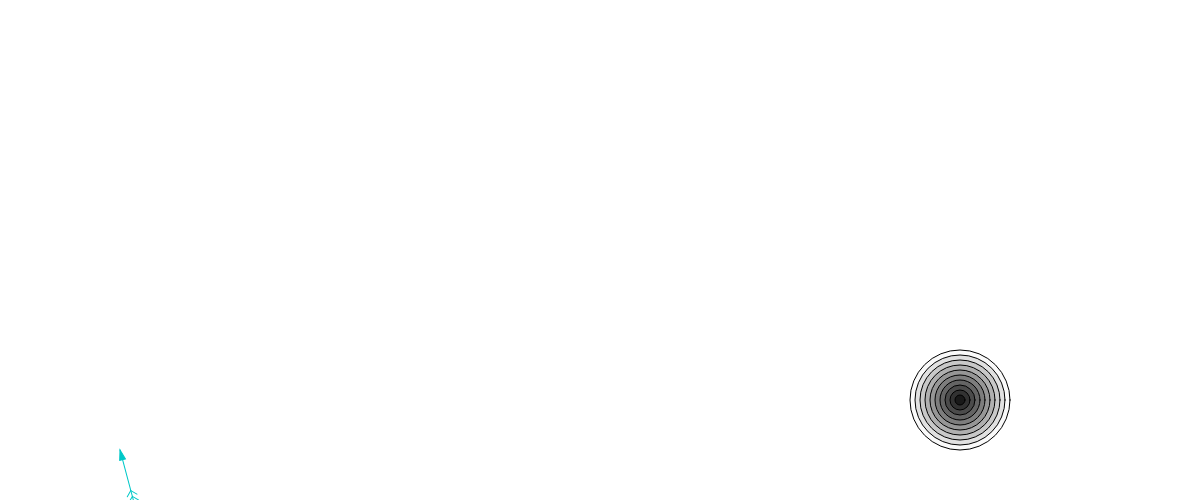
Frame 1 (no input)
Frame 60 (no input): identical to frame 1, image omitted
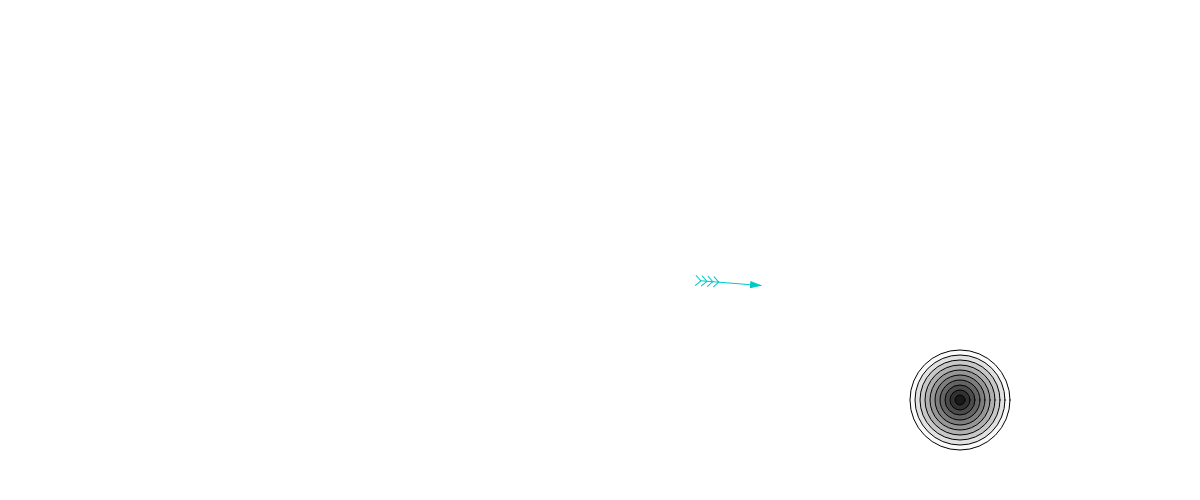
Frame 120 (the mouse pressed at the canvas centre since frame 60)

The p5.js sketch that drew these frames (run headless with seeded random() and noise() and a simulated clock; from frame 60 on, the mouse is pressed at the canvas centre):

// p5.js sketch
// ── sketch.js
var backgroundColor = 255;
var myArrow;
var myTarget;

function setup() {
  createCanvas(windowWidth, 500);

  myArrow = new Arrow();
  var arrowPos = createVector(width*0.1, height*0.9);
  myArrow.setup(arrowPos, 60);

  myTarget = new Target ();
  var targetPos = createVector(width*0.8, height*0.8);
  myTarget.setup(targetPos, 10, 100);

  gravity = createVector(0, 0.08);
}

function draw() {

  background(backgroundColor);

  if (isHit()){
    myArrow.stop();
  }else{
    myArrow.applyForce(gravity);
    myArrow.update();
  }
  myTarget.draw();
  stroke(0,200,200);
  fill(0,200,200);
  myArrow.draw();
}

function isHit(){
  var distance = myArrow.pos.dist(myTarget.pos);
  if (distance < (myTarget.size/2)){
    return true;
  }
  return false;
}

function mousePressed() {
  var mousePos =createVector(mouseX, mouseY);
  var diffVector= p5.Vector.sub(mousePos,myArrow.pos);

  myArrow.active();
  diffVector.mult(0.038);
  myArrow.applyForce(diffVector);
}

// ── arrow.js
function Arrow() {
  this.setup = function(pos,size){
    this.pos = pos.copy();
    this.vel=createVector(0,0);
    this.acc = createVector(0,0);
    this.mass = 1;
    this.damping = 0.98;
    this.size = size;
    this.angle = 0;
  }

  this.active = function(){
    this.isActive  = true;
  }

  this.applyForce= function(force){
    if(this.isActive){
    var f = force.copy().div(this.mass);
    this.acc.add(f);
    }
  }

  this.update = function(){
    this.calcAngle();
    this.vel.add(this.acc);
    this.pos.add(this.vel);
    this.acc.mult(0);
    this.vel.mult(this.damping);
  }

  this.stop = function(){
    this.vel.mult(0);
  }
  
  this.draw = function(){
    push();
    translate(this.pos.x, this.pos.y);
    rotate(this.angle);
    triangle(0, 0, 10, 3, 10, -3);
    line(0,0, this.size, 0 );

    //draw feathers
    var featherPos = 0.7;
    var featherSize = 5;
    var numOfFeathers = 4;

    for (var i = 0; i < numOfFeathers; i++){
      this.drawFeather(this.size * featherPos, featherSize);
      featherPos += 0.1;
    }
    pop();
  }

  this.drawFeather = function(pos, size) {
    line(pos, 0, pos + size, size);
    line(pos, 0, pos + size, -size);
  }

  this.calcAngle = function(){
    if(this.isActive){
      this.angle = Math.atan2(this.vel.y, this.vel.x)+ Math.PI;
    }else{
      var mousePos = createVector(mouseX,mouseY);
      var diffVector = p5.Vector.sub(mousePos, myArrow.pos);
      this.angle = Math.atan2(diffVector.y, diffVector.x) + Math.PI;
    }
  }

}

// ── target.js
function Target () {
  this.setup = function (pos, numOfCircles, size) {
    this.pos = pos;
    this.numOfCircles = numOfCircles;
    this.size = size;
  }

  this.draw = function () {

    stroke (0);
    for (var i = this.numOfCircles; i>0; i--) {
      var step = i/this.numOfCircles;
      fill(step*250);
      var segSize = this.size * step;
      ellipse(this.pos.x, this.pos.y, segSize, segSize );
    }
  }
}
